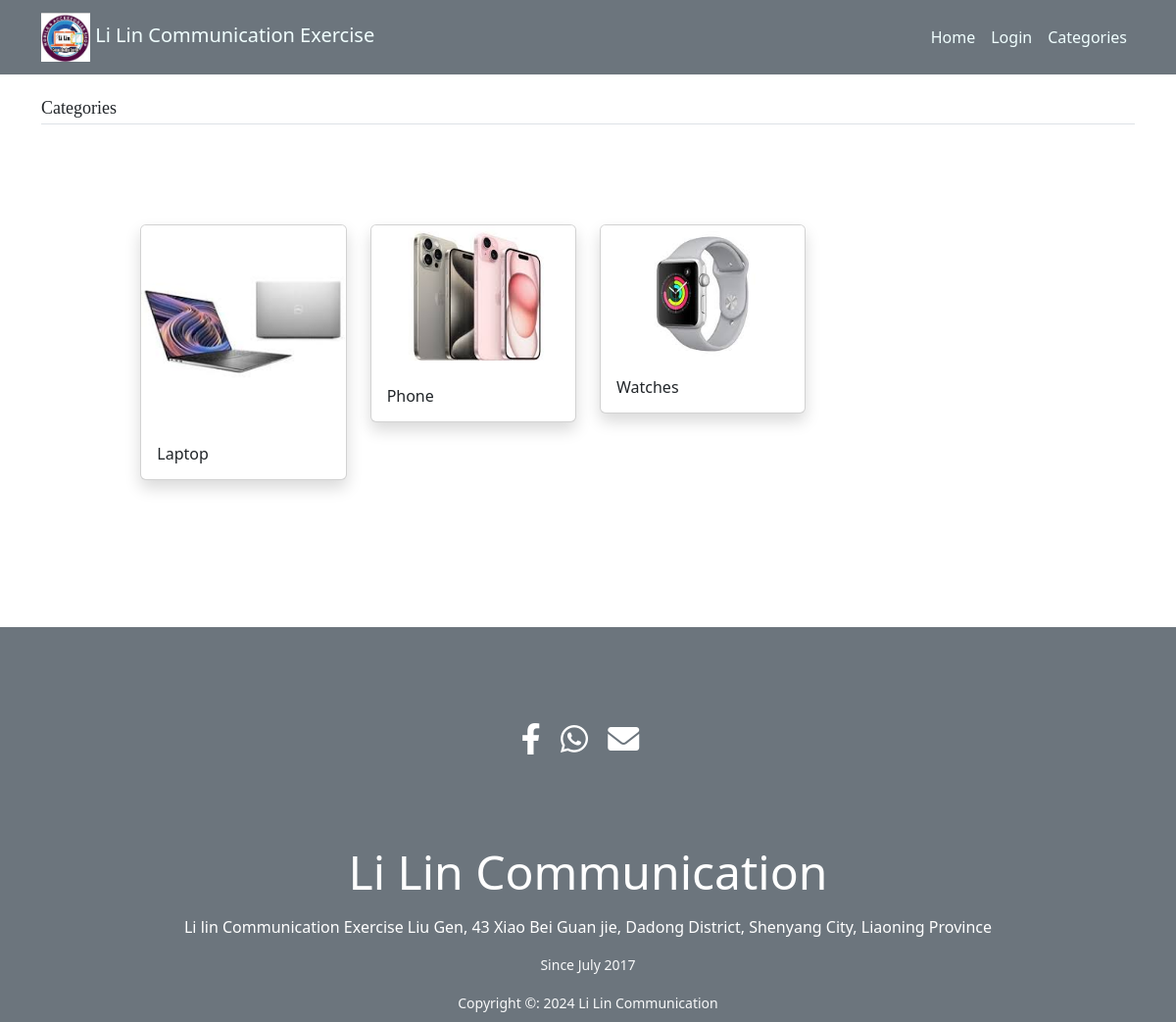
/myShop/category-list/, run on the app's committed database.
### shop/models.py (models this page shows, shortened)
class Category(models.Model):
    name = models.CharField(max_length=200)
    image = models.ImageField(upload_to='item_images', null=True)
    slug = models.SlugField(max_length=200,unique=True)
    class Meta:
        ordering = ['name']
        indexes = [
            models.Index(fields=['name']),
        ]
        verbose_name = 'category'
        verbose_name_plural = 'categories'

### shop/views.py (the view)
# urls.py: path('category-list/', views.CateoryListView.as_view(),name='category-list'),
class CateoryListView(ListView):
    model = Category
    template_name = 'shop/category_list.html'
    context_object_name = 'category'

### shop/templates/shop/category_list.html
{% extends 'shop/base.html' %}
{% load static %}
{% block content %}
<main class="container my-4">
    <h3 class="my-4 border-bottom pb-1 text-dark">Categories</h3>
    <div class="row">
            {% for cat in category %}
            <div class="col-md-3 mb-4">
                    <div class="card shadow">
                        <a href="{% url 'shop:category-product-list' cat.id %}"> <img src="{{ cat.image.url  }}" alt="{{ cat.name }}" class="card-img-top"></a>
                        <div class="card-body">
                            <h6 class="card-text">{{ cat.name }}</h6>
                        </div>
                    </div>
            </div>
            {% endfor %}
    </div>
</main>
{% endblock %}

### shop/static/css/style.css (style rules this page uses)
h3 { color: azure; font-family: Montserrat-Bold; font-size: large; }
.row { padding: 7%; margin: 1% 1%; }

### data on the page
Category: image (picture), name "Laptop"
Category: image (picture), name "Phone"
Category: image (picture), name "Watches"
